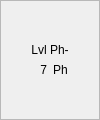
                              <widget class="QFrame" name="ind_lvl_ph_menos">
                               <property name="minimumSize">
                                <size>
                                 <width>100</width>
                                 <height>120</height>
                                </size>
                               </property>
                               <property name="maximumSize">
                                <size>
                                 <width>100</width>
                                 <height>120</height>
                                </size>
                               </property>
                               <property name="styleSheet">
                                <string notr="true">background-color: qlineargradient(spread:pad, x1:0, y1:0, x2:0, y2:1, stop:0 rgba(17, 17, 17, 255), stop:{stop1} rgba(17, 17, 17, 255), stop:{stop2} rgba(190, 0, 170, 255), stop:1 rgba(190, 0, 170, 255));
</string>
                               </property>
                               <property name="frameShape">
                                <enum>QFrame::StyledPanel</enum>
                               </property>
                               <property name="frameShadow">
                                <enum>QFrame::Raised</enum>
                               </property>
                               <layout class="QVBoxLayout" name="verticalLayout_23">
                                <item>
                                 <spacer name="verticalSpacer_20">
                                  <property name="orientation">
                                   <enum>Qt::Vertical</enum>
                                  </property>
                                  <property name="sizeHint" stdset="0">
                                   <size>
                                    <width>20</width>
                                    <height>18</height>
                                   </size>
                                  </property>
                                 </spacer>
                                </item>
                                <item>
                                 <layout class="QVBoxLayout" name="verticalLayout_24">
                                  <item>
                                   <widget class="QLabel" name="label_28">
                                    <property name="styleSheet">
                                     <string notr="true">background-color: transparent;</string>
                                    </property>
                                    <property name="text">
                                     <string>Lvl Ph-</string>
                                    </property>
                                    <property name="alignment">
                                     <set>Qt::AlignCenter</set>
                                    </property>
                                   </widget>
                                  </item>
                                  <item>
                                   <layout class="QHBoxLayout" name="horizontalLayout_19">
                                    <item>
                                     <widget class="QLabel" name="val_lvl_ph_menos">
                                      <property name="styleSheet">
                                       <string notr="true">background-color: transparent;</string>
                                      </property>
                                      <property name="text">
                                       <string>7</string>
                                      </property>
                                      <property name="alignment">
                                       <set>Qt::AlignRight|Qt::AlignTrailing|Qt::AlignVCenter</set>
                                      </property>
                                     </widget>
                                    </item>
                                    <item>
                                     <widget class="QLabel" name="label_30">
                                      <property name="styleSheet">
                                       <string notr="true">background-color: transparent;</string>
                                      </property>
                                      <property name="text">
                                       <string>Ph</string>
                                      </property>
                                      <property name="alignment">
                                       <set>Qt::AlignLeading|Qt::AlignLeft|Qt::AlignVCenter</set>
                                      </property>
                                     </widget>
                                    </item>
                                   </layout>
                                  </item>
                                 </layout>
                                </item>
                                <item>
                                 <spacer name="verticalSpacer_21">
                                  <property name="orientation">
                                   <enum>Qt::Vertical</enum>
                                  </property>
                                  <property name="sizeHint" stdset="0">
                                   <size>
                                    <width>20</width>
                                    <height>17</height>
                                   </size>
                                  </property>
                                 </spacer>
                                </item>
                               </layout>
                              </widget>
